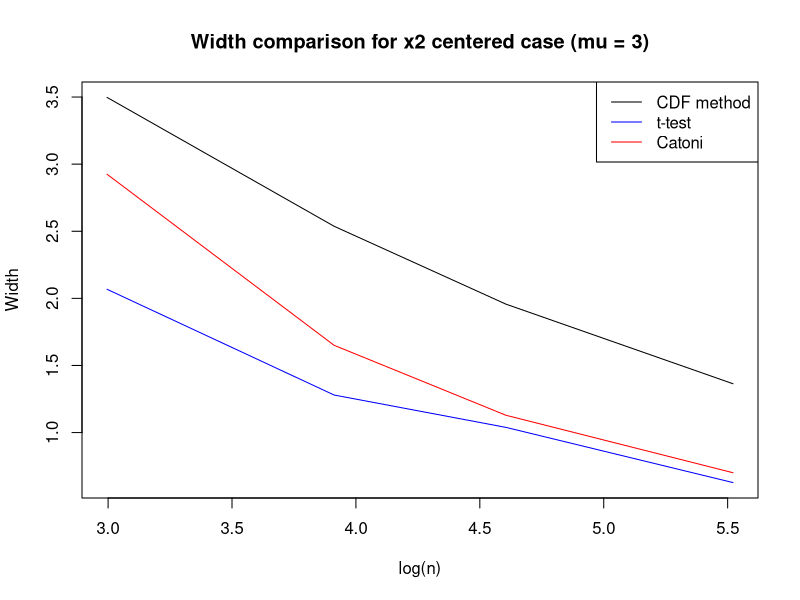
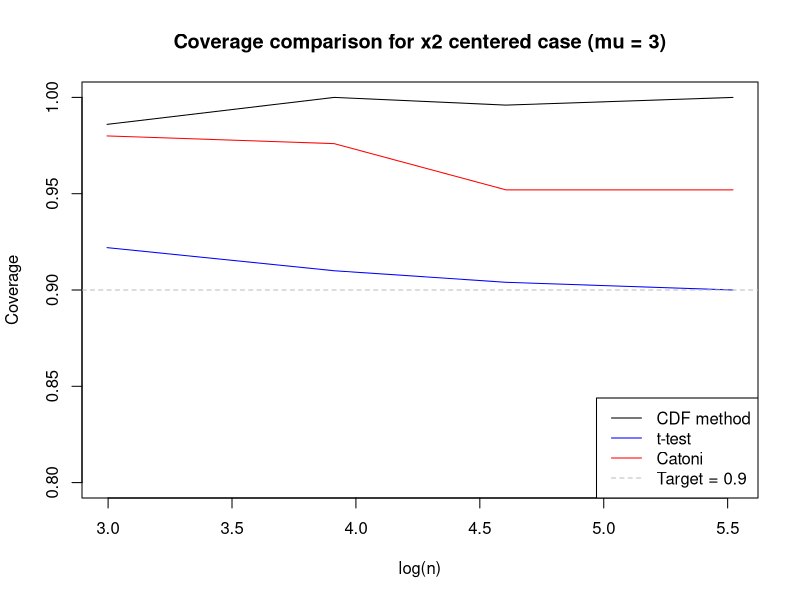

Write the R code that produced these figures, in order.
library(dplyr)

# Set working directory
setwd("~/Documents/Projects/conf_tail/other_methods/hydra")

# Set true mean for coverage evaluation
mu2 <- 3

# Read in x2 datasets (excluding 500 case)
x2_20  = read.csv("x2/x2_20.csv")[,-1]
x2_50  = read.csv("x2/x2_50.csv")[,-1]
x2_100 = read.csv("x2/x2_100.csv")[,-1]
x2_250 = read.csv("x2/x2_250.csv")[,-1]

# Function to compute widths and coverage
process_df <- function(df) {
  df %>% mutate(
    width_dw = up_dw - low_dw,
    width_t_test = up_t_test - low_t_test,
    width_catoni = up_catoni - low_catoni,
    width_cheby = up_cheby - low_cheby,
    
    cov_dw = ifelse(up_dw > mu2 & low_dw < mu2, 1, 0),
    cov_t_test = ifelse(up_t_test > mu2 & low_t_test < mu2, 1, 0),
    cov_catoni = ifelse(up_catoni > mu2 & low_catoni < mu2, 1, 0),
    cov_cheby = ifelse(up_cheby > mu2 & low_cheby < mu2, 1, 0)
  ) %>% select(starts_with("width_"), starts_with("cov_"))
}

# Process datasets
x2_20_fin  = process_df(x2_20)
x2_50_fin  = process_df(x2_50)
x2_100_fin = process_df(x2_100)
x2_250_fin = process_df(x2_250)

# Combine results into a matrix
n2_seq = c(20, 50, 100, 250)
fin_x2 = cbind(
  apply(x2_20_fin, 2, mean),
  apply(x2_50_fin, 2, mean),
  apply(x2_100_fin, 2, mean),
  apply(x2_250_fin, 2, mean)
)
colnames(fin_x2) = n2_seq

# Plot: Width comparison for x2
plot(log(n2_seq), fin_x2["width_dw",], type = "l",
     ylim = range(fin_x2[c("width_dw", "width_t_test", "width_catoni"),]),
     xlab = "log(n)", ylab = "Width",
     main = "Width comparison for x2 centered case (mu = 3)")

lines(log(n2_seq), fin_x2["width_t_test",], col = "blue")
lines(log(n2_seq), fin_x2["width_catoni",], col = "red")

legend("topright", legend = c("CDF method", "t-test", "Catoni"),
       col = c("black", "blue", "red"), lty = 1)

# Plot: Coverage comparison for x2
plot(log(n2_seq), fin_x2["cov_dw",], type = "l",
     ylim = c(0.8, 1),
     xlab = "log(n)", ylab = "Coverage",
     main = "Coverage comparison for x2 centered case (mu = 3)")

lines(log(n2_seq), fin_x2["cov_t_test",], col = "blue")
lines(log(n2_seq), fin_x2["cov_catoni",], col = "red")
abline(h = 0.9, lty = 2, col = "gray")  # Nominal reference line

legend("bottomright", legend = c("CDF method", "t-test", "Catoni", "Target = 0.9"),
       col = c("black", "blue", "red", "gray"), lty = c(1, 1, 1, 2))
